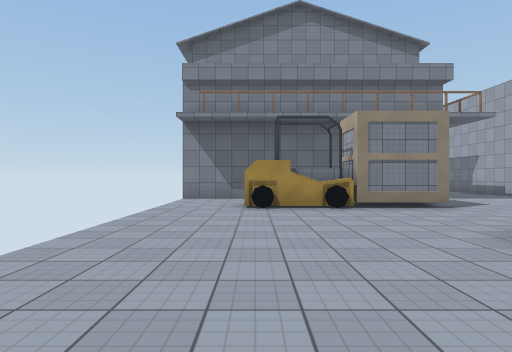
View 1 (above)

16 first-person views from a walk through a Unity game level. The camera is 1.4 m above the floor, looks level and sees 75° across. The floor is counted in squares, 2 m on a side. Each view is taken from the middle of a square. On the plan, view 1 faces up. The plan holds only what a view shows up to about 10 squares ahead; the rest is blank. The place goes on beyond the plan. Surface patterns are stand-ins for the level's own textures.

View 2
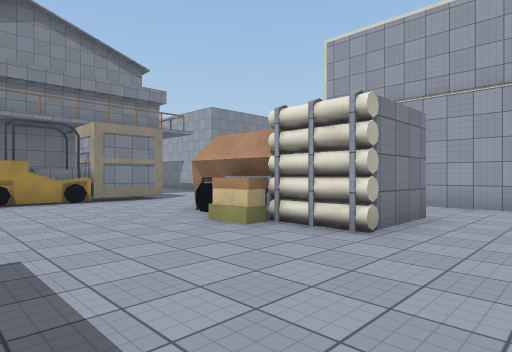

View 3
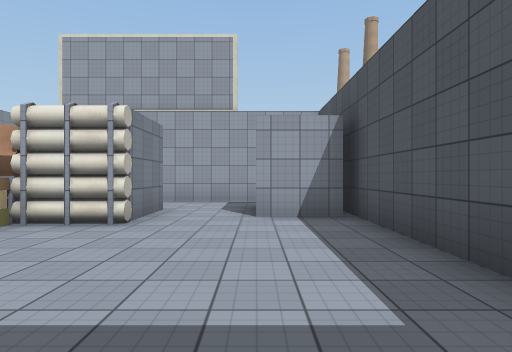

View 4
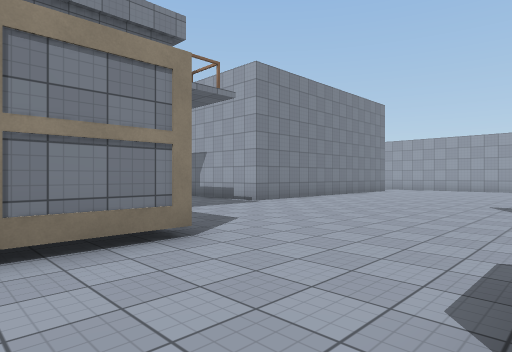

View 5
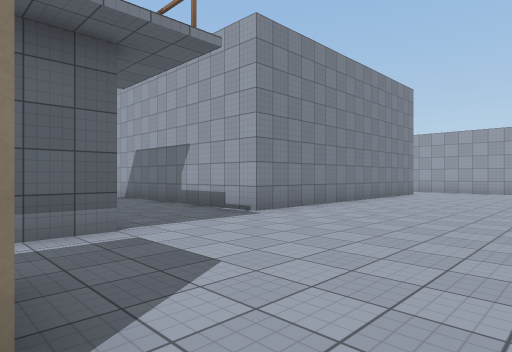

View 6
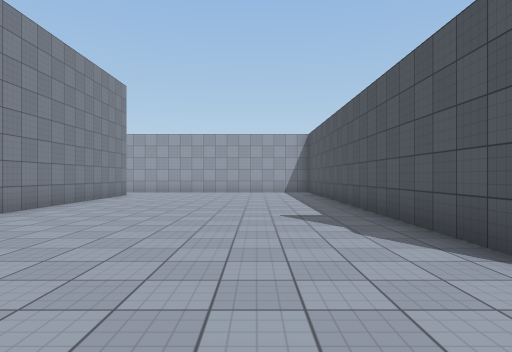

View 7
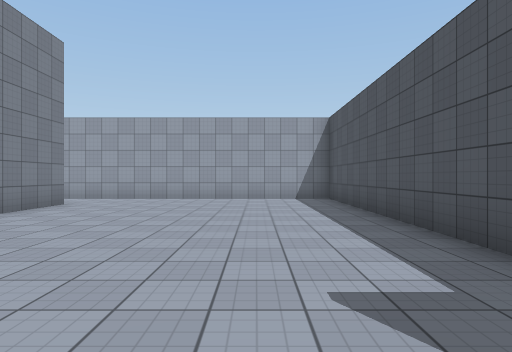

View 8
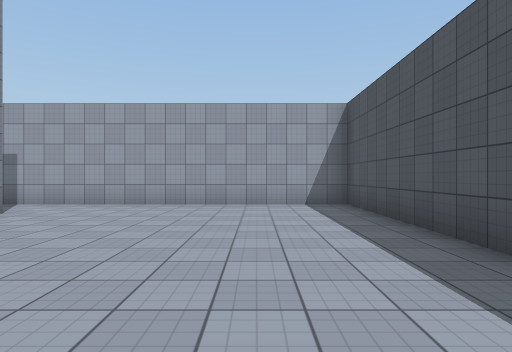

View 9
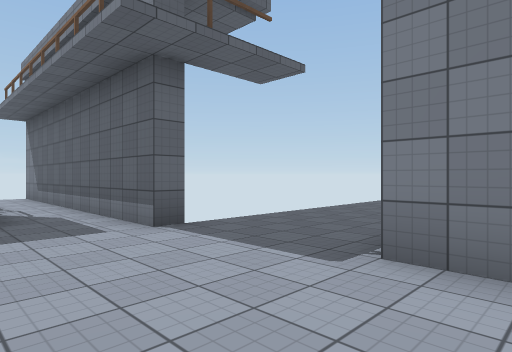

View 10
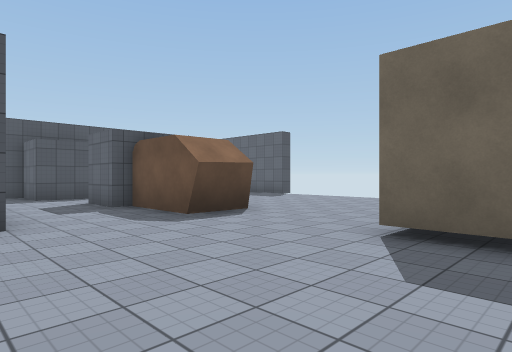

View 11
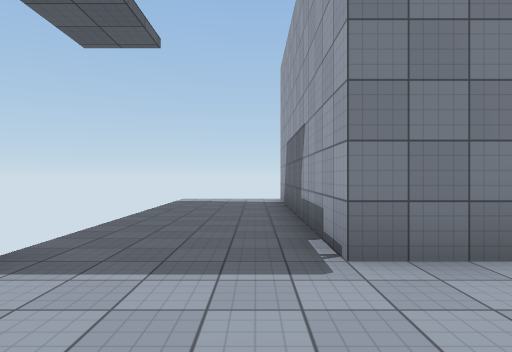

View 12
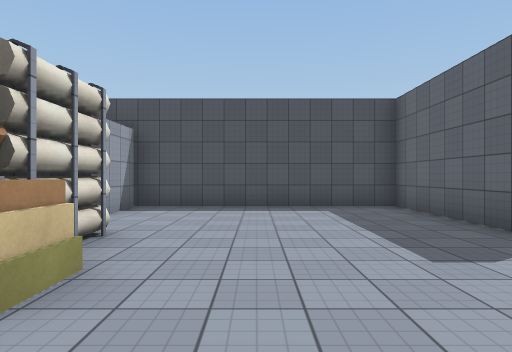

View 13
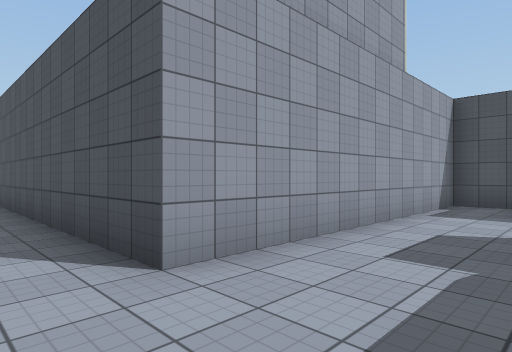

View 14
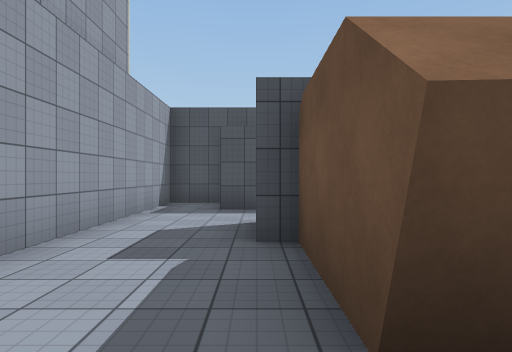

View 15
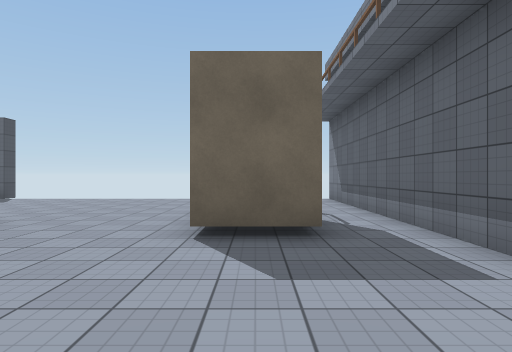

View 16
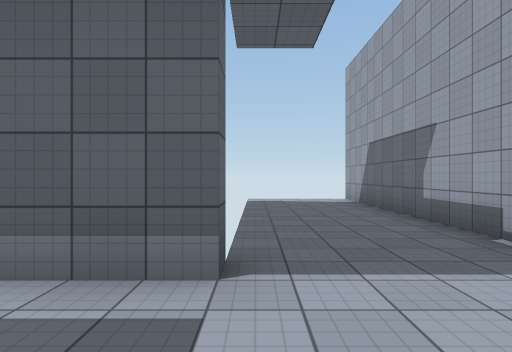

### Floor plan
Points are (right, up) in squares from view 1. A wall is a line through its corners. A room is listed if a view was taken in it or the views show most of it. See-through windows are left out.
Room 1 (views 1, 2, 3, 4, 5, 6, 7, 8, 9, 10, 11, 12, 13, 14, 15, 16)
walls: (4.2, 8.8) (4.2, 7.3) (-0.2, 7.3); (3.1, 4) (4.5, 4) (4.5, 1.5) (5, 1.5) (5, -0.1) (3, -0.1) (3, 3.7); (2.3, 7.2) (2.3, 8.4); (5.8, 10.8) (5.8, 10.3) (-2, 10.3); (2, 7.5) (0.8, 7.5); (3, 1.5) (2.3, 1.5) (2.3, 2.5); (2.8, -0.1) (2.8, 3.7); (3.7, -3.5) (3.7, -2) (5.8, -2) (5.8, -2.9); (-2.3, -0.1) (-2.3, -3.8) (7.2, -3.8) (7.2, 3.7) (19.3, 3.7) (19.3, 10.5); (17.2, 10.7) (8.8, 10.7) (8.8, 18)
low walls: (3, 3.7) (4.6, 3.7)
ways out: opening at (18.5, 11); gap at (-3, 0); gap at (-2, 11); gap at (9, 18)

Where each view was taken, in squares from view 1:
view 1: 0 up, 0 right, facing up
view 2: 2 down, 1 left, facing up-right
view 3: 2 down, 2 left, facing right
view 4: 4 up, 2 right, facing up-right
view 5: 6 up, 4 right, facing up-right
view 6: 6 up, 5 right, facing right
view 7: 6 up, 9 right, facing right
view 8: 6 up, 11 right, facing right
view 9: 8 up, 10 right, facing up-left
view 10: 9 up, 8 right, facing down-left
view 11: 8 up, 8 right, facing up
view 12: 4 up, 1 right, facing down
view 13: 5 up, 5 right, facing down-right
view 14: 5 up, 5 right, facing down
view 15: 8 up, 8 right, facing left
view 16: 8 up, 6 right, facing up
